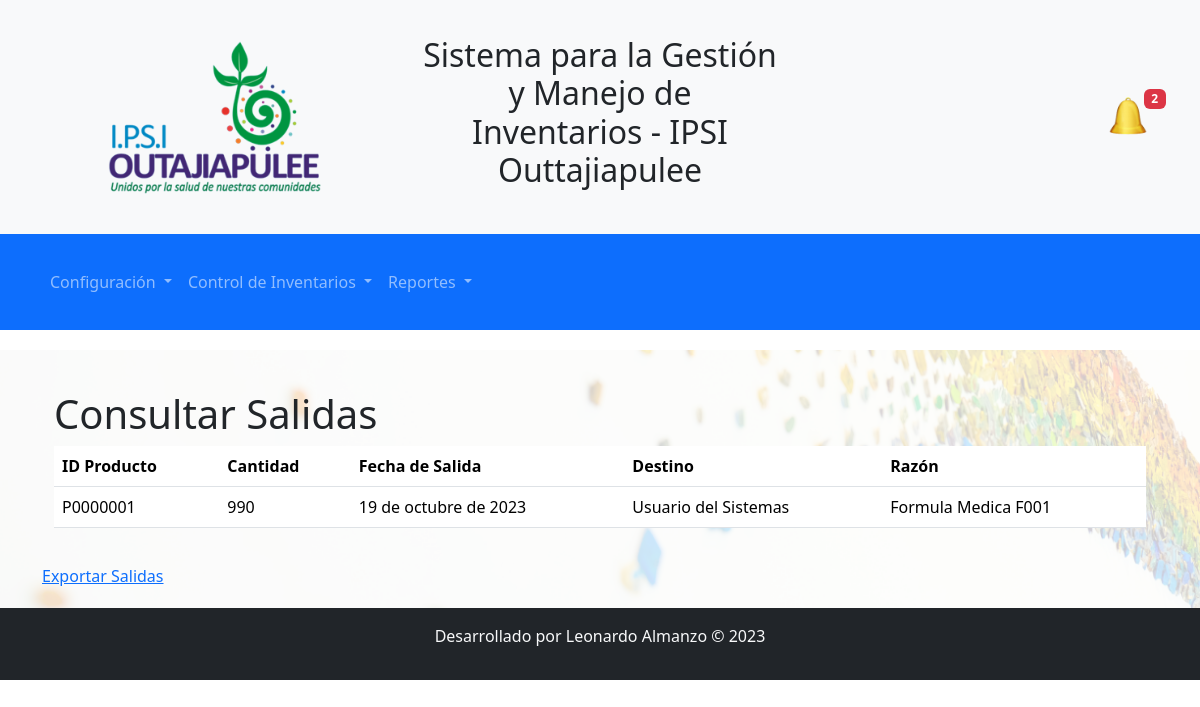
Page /accounts/consultar_salidas/ on the committed database.
### control_inventarios/models.py (models this page shows, shortened)
class SalidaSuministro(models.Model):
    id_producto = models.ForeignKey(Producto, on_delete=models.CASCADE)
    cantidad = models.IntegerField()
    fecha_salida = models.DateField()
    destino = models.CharField(max_length=255)
    razon = models.TextField()
    numero_autorizacion = models.CharField(max_length=10, blank=True, null=True)  # Número de autorización
    id_cliente = models.ForeignKey(Cliente, on_delete=models.SET_NULL, blank=True, null=True)  # ID del cliente

class Producto(models.Model):
    CATEGORIAS = (
        ('Medicamento', 'Medicamento'),
        ('Suministro', 'Suministro'),
    )
    id = models.CharField(primary_key=True, max_length=8)
    NombreProducto = models.CharField(max_length=255)
    categoria = models.CharField(max_length=255, choices=CATEGORIAS)
    TipoProducto = models.CharField(max_length=255)
    Concentracion = models.CharField(max_length=255)
    FormaFarmaceutica = models.CharField(max_length=255)
    UnidadesMedida = models.CharField(max_length=255)
    NumeroLote = models.CharField(max_length=255)
    FechaVencimiento = models.DateField(default=None)
    CantidadStock = models.IntegerField(default=0)
    NivelReorden = models.IntegerField()
    Proveedor = models.ForeignKey(Proveedor, on_delete=models.CASCADE)
    NumeroReferencia = models.CharField(max_length=255)
    UbicacionAlmacen = models.CharField(max_length=255)

### control_inventarios/views.py (the view)
# urls.py: path('consultar_salidas/', consultar_salidas, name='consultar_salidas'),
def consultar_salidas(request):
    cliente_id = request.GET.get('cliente_id')
    fecha_inicio = request.GET.get('fecha_inicio')
    fecha_fin = request.GET.get('fecha_fin')
    destino = request.GET.get('destino')
    salidas = SalidaSuministro.objects.all()
    if cliente_id:
        salidas = salidas.filter(id_cliente=cliente_id)
    if fecha_inicio:
        salidas = salidas.filter(fecha_salida__gte=fecha_inicio)
    if fecha_fin:
        salidas = salidas.filter(fecha_salida__lte=fecha_fin)
    if destino:
        salidas = salidas.filter(destino=destino)
    return render(request, 'consultar_salidas.html', {'salidas': salidas})

### control_inventarios/templates/consultar_salidas.html (shortened to what this page needs)
{% extends 'base.html' %}
{% block content %}
<div class="container">
    <h1>Consultar Salidas</h1>
    <table class="table">
        <thead>
            <tr>
                <th>ID Producto</th>
                <th>Cantidad</th>
                <th>Fecha de Salida</th>
                <th>Destino</th>
                <th>Razón</th>
            </tr>
        </thead>
        <tbody>
            {% for salida in salidas %}
            <tr>
                <td>{{ salida.id_producto.id }}</td>
                <td>{{ salida.cantidad }}</td>
                <td>{{ salida.fecha_salida }}</td>
                <td>{{ salida.destino }}</td>
                <td>{{ salida.razon }}</td>
            </tr>
            {% endfor %}
        </tbody>
    </table>
</div>
    <a href="{% url 'exportar_salidas' %}">Exportar Salidas</a>
{% endblock %}

### static/css/styles.css (style rules this page uses)
body { font-family: 'Roboto', sans-serif; background-color: #f8f9fa; }
.container { max-width: 100%; margin: 0 auto; padding: 20px; }

### rows in the picture
SalidaSuministro: id_producto.id "P0000001", cantidad "990", fecha_salida "19 de octubre de 2023", destino "Usuario del Sistemas", razon "Formula Medica F001"
